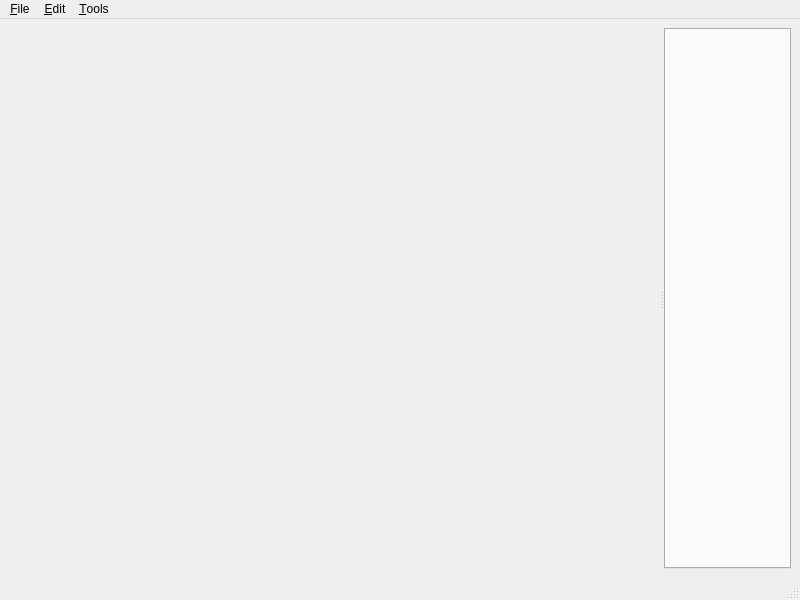
<?xml version="1.0" encoding="UTF-8"?>
<ui version="4.0">
 <class>MainWindow</class>
 <widget class="QMainWindow" name="MainWindow">
  <property name="geometry">
   <rect>
    <x>0</x>
    <y>0</y>
    <width>800</width>
    <height>600</height>
   </rect>
  </property>
  <property name="windowTitle">
   <string>MainWindow</string>
  </property>
  <property name="autoFillBackground">
   <bool>false</bool>
  </property>
  <widget class="QWidget" name="centralwidget">
   <layout class="QHBoxLayout" name="horizontalLayout">
    <item>
     <widget class="QSplitter" name="splitter">
      <property name="orientation">
       <enum>Qt::Horizontal</enum>
      </property>
      <widget class="QWidget" name="trw" native="true"/>
      <widget class="QTabWidget" name="tabWidget">
       <property name="tabPosition">
        <enum>QTabWidget::North</enum>
       </property>
       <property name="tabShape">
        <enum>QTabWidget::Rounded</enum>
       </property>
       <property name="currentIndex">
        <number>-1</number>
       </property>
       <property name="tabsClosable">
        <bool>true</bool>
       </property>
      </widget>
     </widget>
    </item>
   </layout>
  </widget>
  <widget class="QMenuBar" name="menubar">
   <property name="geometry">
    <rect>
     <x>0</x>
     <y>0</y>
     <width>800</width>
     <height>22</height>
    </rect>
   </property>
   <widget class="QMenu" name="menuFile">
    <property name="title">
     <string>&amp;File</string>
    </property>
    <addaction name="actionOpen"/>
    <addaction name="actionNew_Tab"/>
    <addaction name="separator"/>
    <addaction name="actionSave"/>
    <addaction name="actionSave_as"/>
    <addaction name="separator"/>
    <addaction name="actionClose_Tab"/>
    <addaction name="separator"/>
    <addaction name="actionExit"/>
   </widget>
   <widget class="QMenu" name="menuEdit">
    <property name="title">
     <string>&amp;Edit</string>
    </property>
    <addaction name="actionFind"/>
   </widget>
   <widget class="QMenu" name="menuTools">
    <property name="title">
     <string>&amp;Tools</string>
    </property>
    <addaction name="actionCreate_new_receipt"/>
    <addaction name="separator"/>
    <addaction name="actionDownload_recipe"/>
   </widget>
   <addaction name="menuFile"/>
   <addaction name="menuEdit"/>
   <addaction name="menuTools"/>
  </widget>
  <widget class="QStatusBar" name="statusbar"/>
  <action name="actionDownload_recipe">
   <property name="text">
    <string>Download receipt</string>
   </property>
  </action>
  <action name="actionUpload_recipe">
   <property name="text">
    <string>Upload recipe</string>
   </property>
  </action>
  <action name="actionCalculate">
   <property name="text">
    <string>Calculate</string>
   </property>
  </action>
  <action name="actionTutorial">
   <property name="text">
    <string>Tutorial</string>
   </property>
  </action>
  <action name="actionSearch">
   <property name="text">
    <string>Search</string>
   </property>
  </action>
  <action name="actionFind">
   <property name="text">
    <string>Find</string>
   </property>
  </action>
  <action name="actionOpen">
   <property name="text">
    <string>Open...</string>
   </property>
  </action>
  <action name="actionNew_Tab">
   <property name="text">
    <string>New Tab</string>
   </property>
  </action>
  <action name="actionSave">
   <property name="text">
    <string>Save</string>
   </property>
  </action>
  <action name="actionSave_as">
   <property name="text">
    <string>Save as...</string>
   </property>
  </action>
  <action name="actionClose_Tab">
   <property name="text">
    <string>Close Tab</string>
   </property>
  </action>
  <action name="actionExit">
   <property name="text">
    <string>Exit</string>
   </property>
  </action>
  <action name="actionCreate_new_receipt">
   <property name="text">
    <string>Create new receipt</string>
   </property>
  </action>
 </widget>
 <resources/>
 <connections/>
</ui>
